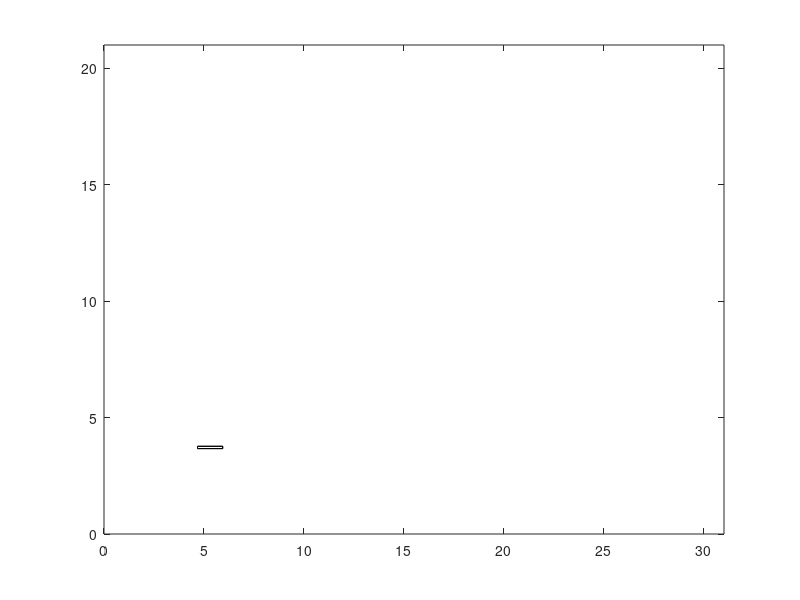

Write the MATLAB code that produced this figure.
% read in the story from the file

fid = fopen( 'story1.txt' );
N = fscanf( fid, '%lf\n', 1 );
story = fscanf( fid, '%lf\n', [3, N*8] );
fclose( fid );

for m=1:N
  index = (1:8) + (m-1)*8;
  %plot( story(1,index), story(2,index), 'k-','erasemode','none' );
  plot( story(1,index), story(2,index), 'k-' );
end;
axis( [0 31 0 21] )
